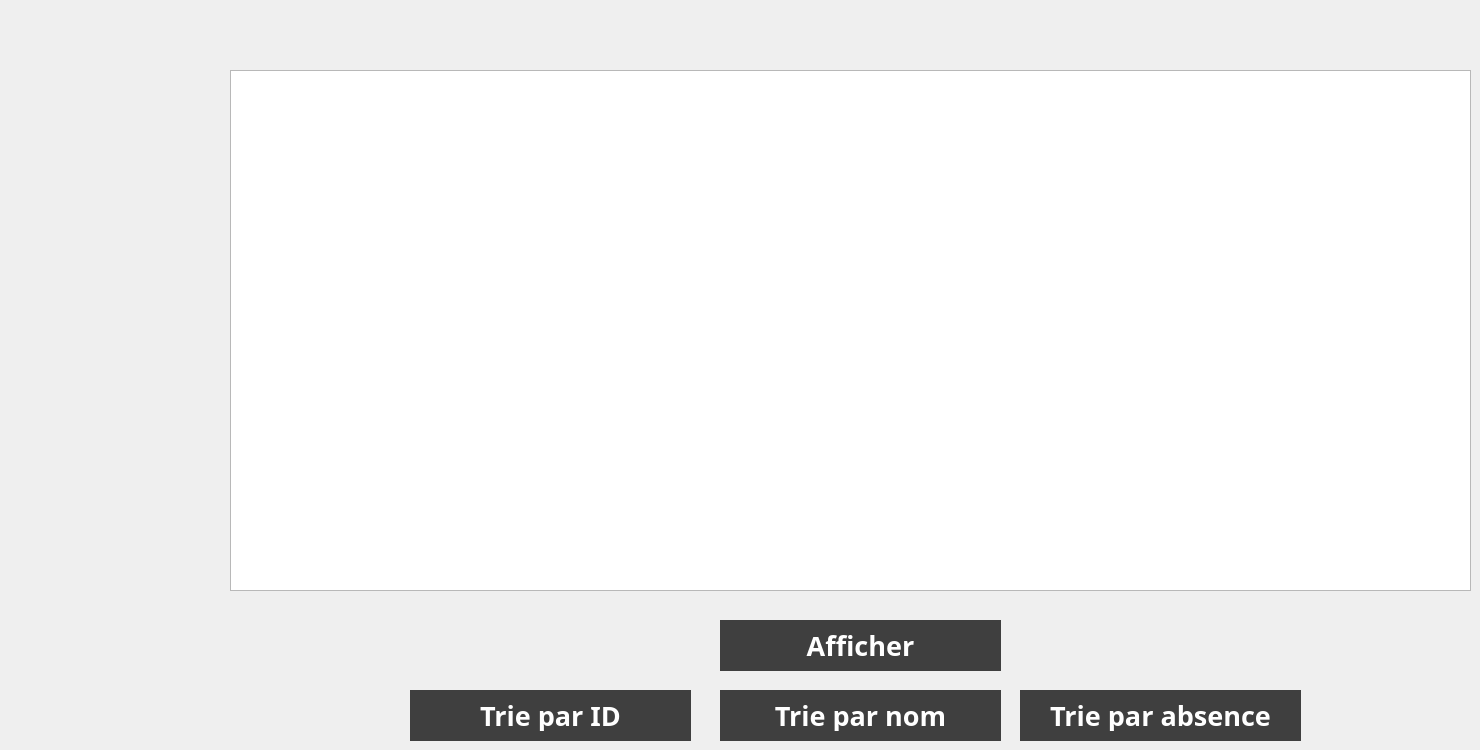
    <widget class="QWidget" name="tab_5">
     <attribute name="title">
      <string>Affichage</string>
     </attribute>
     <widget class="QTableView" name="tableView">
      <property name="geometry">
       <rect>
        <x>230</x>
        <y>70</y>
        <width>1241</width>
        <height>521</height>
       </rect>
      </property>
     </widget>
     <widget class="QPushButton" name="afficher">
      <property name="geometry">
       <rect>
        <x>720</x>
        <y>620</y>
        <width>281</width>
        <height>51</height>
       </rect>
      </property>
      <property name="font">
       <font>
        <family>Agency FB</family>
        <pointsize>20</pointsize>
        <weight>75</weight>
        <bold>true</bold>
       </font>
      </property>
      <property name="styleSheet">
       <string notr="true">QPushButton {
    background-color: #3F3F3F;
    color: white;
    border: none;
    padding: 10px;
    
}

QPushButton:hover {
    background-color: #B81F25;
    border-radius: 15px; /* Rayon pour arrondir les coins lors du survol */
}

QPushButton:pressed {
    background-color: #B81F25;
    border-radius: 10px; /* Rayon pour arrondir les coins lors du clic */
}</string>
      </property>
      <property name="text">
       <string>Afficher</string>
      </property>
     </widget>
     <widget class="QPushButton" name="trier">
      <property name="geometry">
       <rect>
        <x>410</x>
        <y>690</y>
        <width>281</width>
        <height>51</height>
       </rect>
      </property>
      <property name="font">
       <font>
        <family>Agency FB</family>
        <pointsize>20</pointsize>
        <weight>75</weight>
        <bold>true</bold>
       </font>
      </property>
      <property name="styleSheet">
       <string notr="true">QPushButton {
    background-color: #3F3F3F;
    color: white;
    border: none;
    padding: 10px;
    
}

QPushButton:hover {
    background-color: #B81F25;
    border-radius: 15px; /* Rayon pour arrondir les coins lors du survol */
}

QPushButton:pressed {
    background-color: #B81F25;
    border-radius: 10px; /* Rayon pour arrondir les coins lors du clic */
}</string>
      </property>
      <property name="text">
       <string>Trie par ID</string>
      </property>
     </widget>
     <widget class="QPushButton" name="trier_nom">
      <property name="geometry">
       <rect>
        <x>720</x>
        <y>690</y>
        <width>281</width>
        <height>51</height>
       </rect>
      </property>
      <property name="font">
       <font>
        <family>Agency FB</family>
        <pointsize>20</pointsize>
        <weight>75</weight>
        <bold>true</bold>
       </font>
      </property>
      <property name="styleSheet">
       <string notr="true">QPushButton {
    background-color: #3F3F3F;
    color: white;
    border: none;
    padding: 10px;
    
}

QPushButton:hover {
    background-color: #B81F25;
    border-radius: 15px; /* Rayon pour arrondir les coins lors du survol */
}

QPushButton:pressed {
    background-color: #B81F25;
    border-radius: 10px; /* Rayon pour arrondir les coins lors du clic */
}</string>
      </property>
      <property name="text">
       <string>Trie par nom</string>
      </property>
     </widget>
     <widget class="QPushButton" name="trier_absence">
      <property name="geometry">
       <rect>
        <x>1020</x>
        <y>690</y>
        <width>281</width>
        <height>51</height>
       </rect>
      </property>
      <property name="font">
       <font>
        <family>Agency FB</family>
        <pointsize>20</pointsize>
        <weight>75</weight>
        <bold>true</bold>
       </font>
      </property>
      <property name="styleSheet">
       <string notr="true">QPushButton {
    background-color: #3F3F3F;
    color: white;
    border: none;
    padding: 10px;
    
}

QPushButton:hover {
    background-color: #B81F25;
    border-radius: 15px; /* Rayon pour arrondir les coins lors du survol */
}

QPushButton:pressed {
    background-color: #B81F25;
    border-radius: 10px; /* Rayon pour arrondir les coins lors du clic */
}</string>
      </property>
      <property name="text">
       <string>Trie par absence</string>
      </property>
     </widget>
    </widget>
